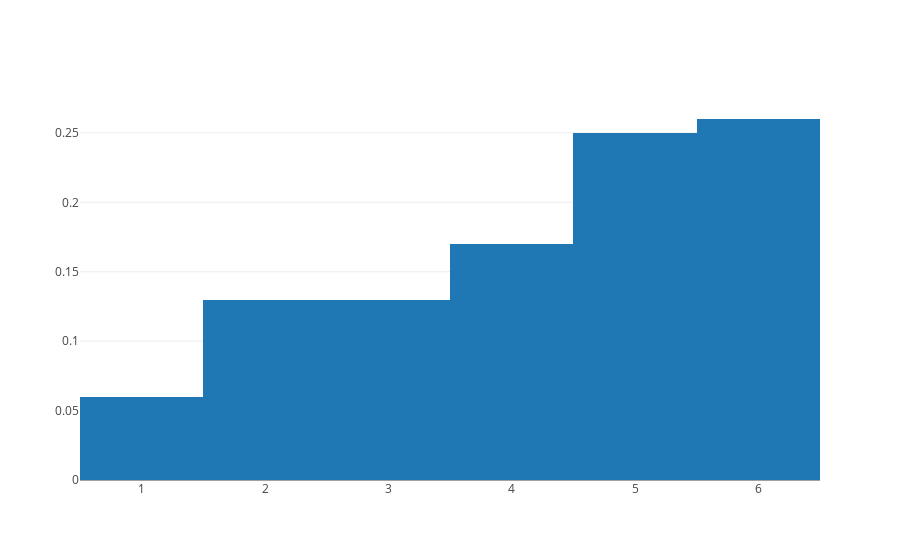

This figure's notebook cell:
### Markdown cell above
Pick a random sample from a non-uniform but known discrete distribution. In this case we have a die wrigged to weight heigher number rolls.

### Code cell
all_rolls=[]
for i in range(100):
    roll = np.random.choice(np.arange(1,7),p=[0.05,  0.10,  0.15,  0.20,  0.25,  0.25])
    all_rolls.append(roll)

data = [go.Histogram(x=all_rolls, histnorm='probability')]

layout = {
    'shapes': [
        # Line Vertical
        {
            'type': 'line',
            'x0': 1,
            'y0': 0,
            'x1': 1,
            'y1': 2,
            'line': {
                'color': 'rgb(55, 128, 191)',
                'width': 3,
            },
        }
    ]
}

iplot(data)

### Figure 1 — Plotly figure (JSON) as saved in the notebook; plotly's stock layout.template omitted (floating-point values rounded to 4 significant figures)
{"data": [{"histnorm": "probability", "type": "histogram", "uid": "fc27e06e-c1ef-11e8-8f19-f0189801d286", "x": [5, 5, 4, 2, 6, 6, 1, 6, 5, 4, 6, 4, 5, 3, 2, 3, 3, 6, 3, 1, 6, 3, 4, 4, 5, 2, 6, 5, 4, 5, 6, 4, 5, 5, 3, 2, 3, 6, 5, 6, 2, 5, 2, 5, 2, 4, 6, 2, 4, 1, 2, 1, 6, 6, 6, 4, 2, 5, 5, 3, 6, 5, 3, 3, 3, 6, 4, 6, 5, 6, 6, 5, 6, 4, 6, 3, 5, 5, 1, 5, 5, 4, 4, 6, 4, 4, 3, 6, 6, 5, 5, 5, 5, 1, 2, 6, 2, 6, 4, 2]}], "layout": {}}
